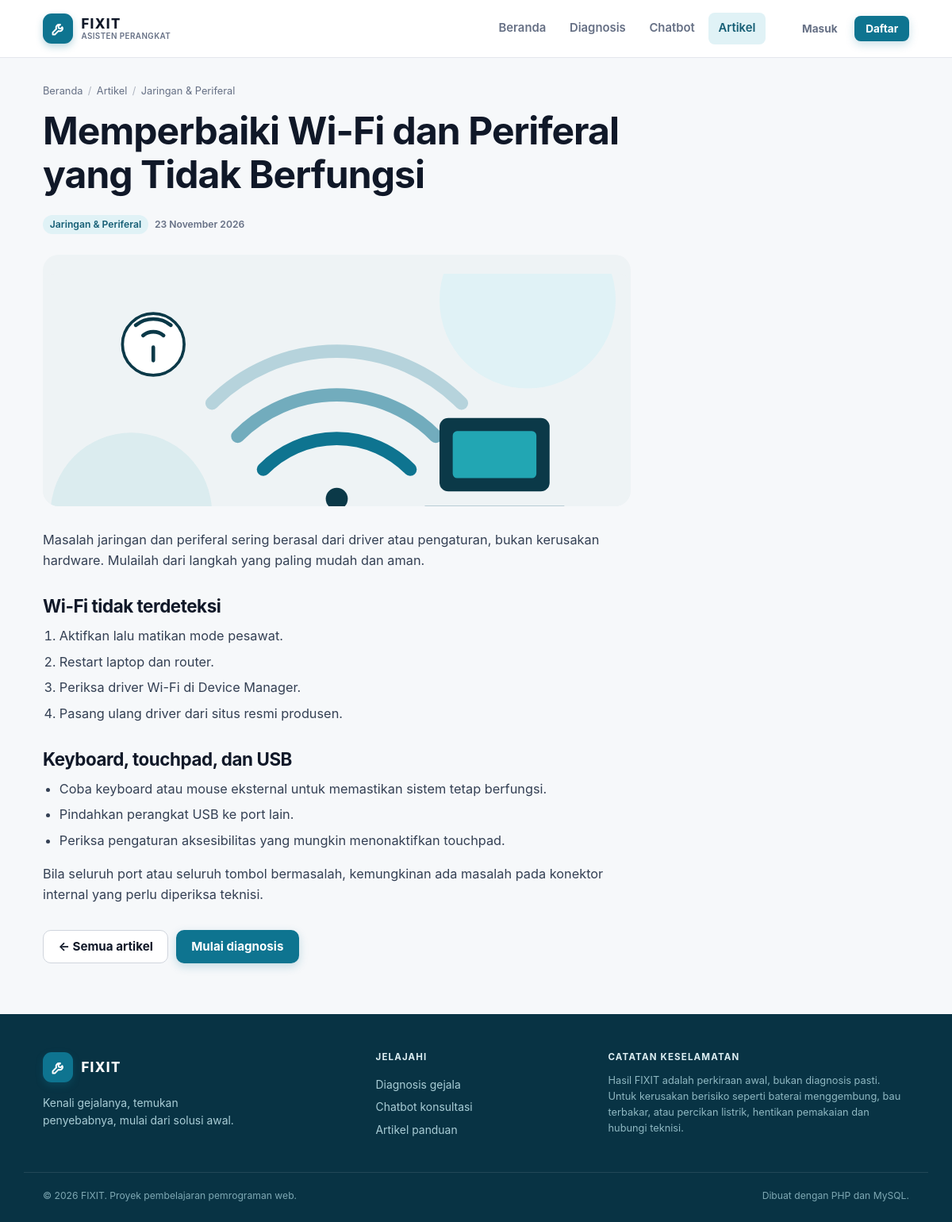
Page /pages/artikel_detail.php?slug=memperbaiki-wifi-dan-periferal on the committed database.
### tables this page shows
CREATE TABLE articles (
  id INT UNSIGNED AUTO_INCREMENT PRIMARY KEY,
  category_id INT UNSIGNED NULL,
  judul VARCHAR(200) NOT NULL,
  slug VARCHAR(200) NOT NULL UNIQUE,
  isi MEDIUMTEXT NOT NULL,
  gambar VARCHAR(255) NULL,
  dibuat_pada DATETIME NOT NULL DEFAULT CURRENT_TIMESTAMP,
  CONSTRAINT fk_articles_category FOREIGN KEY (category_id)
    REFERENCES categories (id) ON DELETE SET NULL
);

CREATE TABLE categories (
  id INT UNSIGNED AUTO_INCREMENT PRIMARY KEY,
  nama_kategori VARCHAR(100) NOT NULL,
  slug VARCHAR(100) NOT NULL UNIQUE,
  ikon VARCHAR(50) NOT NULL DEFAULT 'monitor',
  urutan INT NOT NULL DEFAULT 0
);

### includes/classes/Repository.php (called while the page is built, shortened)
<?php
class Repository
{
    public function articleBySlug(string $slug): ?array
    {
        $stmt = $this->pdo->prepare(
            'SELECT a.*, c.nama_kategori, c.slug AS kategori_slug
             FROM articles a LEFT JOIN categories c ON c.id = a.category_id
             WHERE a.slug = ?'
        );
        $stmt->execute([$slug]);
        return $stmt->fetch() ?: null;
    }
}

### includes/functions.php (called while the page is built, shortened)
<?php
function e(mixed $value): string
{
    return htmlspecialchars((string) $value, ENT_QUOTES, 'UTF-8');
}
function url(string $path = ''): string
{
    return BASE_URL . '/' . ltrim($path, '/');
}
function asset(string $path): string
{
    $url = url($path);
    $file = dirname(__DIR__) . '/' . ltrim($path, '/');
    if (is_file($file)) {
        $url .= '?v=' . filemtime($file);
    }
    return $url;
}
function format_tanggal(?string $datetime, bool $dengan_jam = false): string
{
    $bulan = [
        1 => 'Januari', 'Februari', 'Maret', 'April', 'Mei', 'Juni',
        'Juli', 'Agustus', 'September', 'Oktober', 'November', 'Desember',
    ];
    $ts = strtotime($datetime);
    $hasil = date('j', $ts) . ' ' . $bulan[(int) date('n', $ts)] . ' ' . date('Y', $ts);
    return $hasil;
}
function article_image_url(?string $gambar): string
{
    return asset($gambar ?: '/assets/img/artikel-placeholder.svg');
}

### pages/artikel_detail.php (the view, shortened to what this page needs)
<?php
require_once __DIR__ . '/../includes/bootstrap.php';
$slug = isset($_GET['slug']) ? trim((string) $_GET['slug']) : '';
$artikel = $slug !== '' ? $repo->articleBySlug($slug) : null;
require __DIR__ . '/../includes/header.php';
?>
<?php if (!$artikel): ?>
    <div class="container" style="padding-top:3rem;padding-bottom:5rem">
        <div class="empty-state">
            <svg class="icon" viewBox="0 0 24 24" fill="none" stroke="currentColor" stroke-width="1.6" aria-hidden="true">
                <circle cx="12" cy="12" r="9"/><path d="M12 8h.01M11 12h1v4h1"/>
            </svg>
            <h2>Artikel tidak ditemukan</h2>
            <p>Tautan mungkin salah atau artikel sudah dipindahkan.</p>
            <a class="btn btn-primary" href="<?= url('/pages/artikel.php') ?>">Lihat semua artikel</a>
        </div>
    </div>
<?php else: ?>
    <div class="container">
        <div class="prose">
            <nav class="breadcrumb" aria-label="Remah roti">
                <a href="<?= url('/index.php') ?>">Beranda</a>
                <span>/</span>
                <a href="<?= url('/pages/artikel.php') ?>">Artikel</a>
                <?php if ($artikel['nama_kategori']): ?>
                    <span>/</span>
                    <a href="<?= url('/pages/artikel.php?kategori=' . (int) $artikel['category_id']) ?>"><?= e($artikel['nama_kategori']) ?></a>
                <?php endif; ?>
            </nav>
            <h1><?= e($artikel['judul']) ?></h1>
            <div class="article-meta" style="margin-bottom:1.6rem">
                <?php if ($artikel['nama_kategori']): ?>
                    <span class="tag"><?= e($artikel['nama_kategori']) ?></span>
                <?php endif; ?>
                <span><?= e(format_tanggal($artikel['dibuat_pada'])) ?></span>
            </div>
            <div class="article-hero">
                <img src="<?= e(article_image_url($artikel['gambar'])) ?>" alt="">
            </div>
            <?= $artikel['isi'] ?>
            <div class="result-actions" style="margin-top:2rem">
                <a class="btn btn-outline" href="<?= url('/pages/artikel.php') ?>">&larr; Semua artikel</a>
                <a class="btn btn-primary" href="<?= url('/pages/diagnosis.php') ?>">Mulai diagnosis</a>
            </div>
        </div>
    </div>
<?php endif; ?>
<?php require __DIR__ . '/../includes/footer.php'; ?>

### assets/css/style.css (style rules this page uses)
:root { --bg: #f6f8fa; --surface: #ffffff; --surface-2: #eef3f5; --text: #101828; --muted: #667085; --border: #e4e7ec; --border-strong: #d0d5dd; --primary: #0e7490; --primary-dark: #155e75; --primary-soft: #e0f2f6; --primary-ink: #083344; --amber: #b45309; --risk-rendah: #15803d; --risk-rendah-bg: #ecfdf3; --risk-sedang: #b45309; --risk-sedang-bg: #fffaeb; --risk-tinggi: #b91c1c; --risk-tinggi-bg: #fef3f2; --radius: 14px; --radius-sm: 10px; --radius-lg: 20px; --shadow-sm: 0 1px 2px rgba(16, 24, 40, .05); --shadow: 0 8px 24px rgba(16, 24, 40, .07); --shadow-lg: 0 24px 48px rgba(16, 24, 40, .10); --font: -apple-system, BlinkMacSystemFont, "Segoe UI", Inter, Roboto, "Helvetica Neue", Arial, sans-serif; --mono: "Cascadia Code", "SFMono-Regular", Consolas, monospace; }
*, *::before, *::after { box-sizing: border-box; }
html { -webkit-text-size-adjust: 100%; scroll-behavior: smooth; }
body { margin: 0; background: var(--bg); color: var(--text); font-family: var(--font); font-size: 16px; line-height: 1.6; -webkit-font-smoothing: antialiased; }
img, svg { display: block; max-width: 100%; }
a { color: var(--primary-dark); text-decoration: none; }
h1, h2, h3, h4 { margin: 0 0 .5em; line-height: 1.15; letter-spacing: -.02em; font-weight: 700; }
h1 { font-size: clamp(2rem, 4vw, 3rem); }
h2 { font-size: clamp(1.5rem, 2.6vw, 2rem); }
p { margin: 0 0 1em; }
ul, ol { margin: 0 0 1em; padding-left: 1.2em; }
.container { width: 100%; max-width: 1140px; margin: 0 auto; padding: 0 24px; }
.btn { display: inline-flex; align-items: center; justify-content: center; gap: .45rem; padding: .68rem 1.15rem; border: 1px solid transparent; border-radius: 10px; font-family: inherit; font-size: .95rem; font-weight: 650; line-height: 1.2; cursor: pointer; transition: transform .12s ease, background .15s ease, border-color .15s ease, box-shadow .15s ease; text-align: center; }
.btn-primary { background: var(--primary); color: #fff; box-shadow: 0 4px 12px rgba(14, 116, 144, .22); }
.btn-outline { background: var(--surface); border-color: var(--border-strong); color: var(--text); }
.article-meta { display: flex; flex-wrap: wrap; align-items: center; gap: .5rem; color: var(--muted); font-size: .76rem; font-weight: 600; }
.article-meta .tag { padding: .15rem .55rem; border-radius: 999px; background: var(--primary-soft); color: var(--primary-dark); }
.breadcrumb { display: flex; flex-wrap: wrap; gap: .4rem; margin-bottom: .7rem; color: var(--muted); font-size: .8rem; }
.breadcrumb a { color: var(--muted); }
.breadcrumb span { opacity: .5; }
.result-actions { display: flex; flex-wrap: wrap; gap: .6rem; margin-top: .4rem; }
.prose { max-width: 72ch; padding: 2rem 0 4rem; font-size: 1.02rem; }
.prose h2 { font-size: 1.4rem; margin-top: 2rem; }
.prose p, .prose li { color: #344054; }
.prose ul, .prose ol { padding-left: 1.3rem; }
.prose li { margin-bottom: .4rem; }
.prose img { border-radius: var(--radius); margin: 1.5rem 0; }
.article-hero { aspect-ratio: 21 / 9; max-height: 380px; border-radius: var(--radius-lg); overflow: hidden; background: var(--surface-2); margin-bottom: 1.8rem; }
.article-hero img { width: 100%; height: 100%; object-fit: cover; }

### rows in the picture
articles: category.nama_kategori "Jaringan & Periferal", judul "Memperbaiki Wi-Fi dan Periferal yang Tidak Berfungsi", dibuat_pada "23 November 2026", gambar (picture), isi "Masalah jaringan dan periferal sering berasal dari driver atau pengaturan, bukan kerusakan hardware. Mulailah dari langkah yang paling mudah dan aman. Wi-Fi tidak terdeteksi Aktifkan lalu matikan mode pesawat. Restart laptop dan router. Periksa driver Wi-Fi di Device Manager. Pasang ulang driver dari situs resmi produsen. Keyboard, touchpad, dan USB Coba keyboard atau mouse eksternal untuk memastikan sistem tetap berfungsi. Pindahkan perangkat USB ke port lain. Periksa pengaturan aksesibilitas yang mungkin menonaktifkan touchpad. Bila seluruh port atau seluruh tombol bermasalah, kemungkinan ada masalah pada konektor internal yang perlu diperiksa teknisi."
